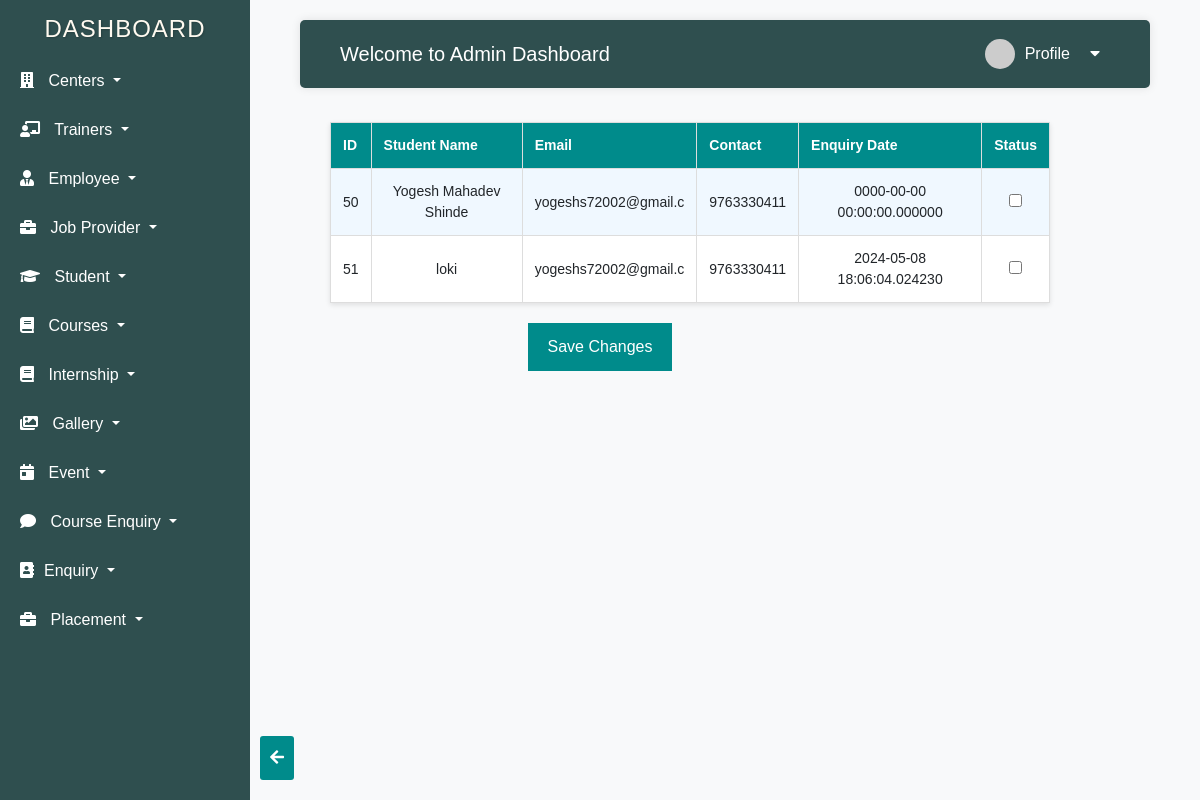
The page /admin/coursenq_fetch.php on the database its author committed.
### tables this page shows
CREATE TABLE `courses_enq` (
  `t_enquiry_id` int(11) NOT NULL,
  `t_stud_nm` varchar(30) NOT NULL,
  `t_stud_email` varchar(20) NOT NULL,
  `t_stud_contact` bigint(10) NOT NULL,
  `t_enq_date` timestamp(6) NOT NULL DEFAULT current_timestamp(6) ON UPDATE current_timestamp(6),
  `status` int(2) NOT NULL
);

### admin/coursenq_fetch.php (the view, shortened to what this page needs)
<!DOCTYPE html>
<html lang="en">
<head>
</head>
<body>
<?php include "a_dashb.php";  ?>
    <br>
    <form method="post" action="coursenq_status.php">
        <table>
            <tr>
                <th>ID</th>
                <th>Student Name</th>
                <th>Email</th>
                <th>Contact</th>
                <th>Enquiry Date</th>
                <th>Status</th>
            </tr>
            <?php
            $servername = "localhost";
            $username = "root";
            $password = "";
            $database = "tnp_k";
            $conn = new mysqli($servername, $username, $password, $database);
            $sql = "SELECT * FROM courses_enq";
            $result = $conn->query($sql);
            if ($result->num_rows > 0) {
                while ($row = $result->fetch_assoc()) {
                    $id = $row["t_enquiry_id"];
                    $stud_name = $row["t_stud_nm"];
                    $email = $row["t_stud_email"];
                    $contact = $row["t_stud_contact"];
                    $enq_date = $row["t_enq_date"];
                    $status = $row["status"];
                    echo "<tr>";
                    echo "<td>$id</td>";
                    echo "<td>$stud_name</td>";
                    echo "<td>$email</td>";
                    echo "<td>$contact</td>";
                    echo "<td>$enq_date</td>";
                    echo "<td><input type='checkbox' name='status[]' value='$id'";
                     if ($status == 1) {
                        echo " checked";
                    }
                    echo "></td>";
                    echo "</tr>";
                }
            } else {
                echo "<tr><td colspan='7'>No records found</td></tr>";
            }
            ?>
        </table>
<div class="button-container">
    <button type="submit">Save Changes</button>
</div>
</form>
<div class="button-container2">
<a href="admindash2.php"><i class="fas fa-arrow-left"></i></a>
</div>
</body>
</html>

### admin/coursenq_fetch.php (style rules this page uses)
body { margin: 0; padding: 0; font-family: Arial, sans-serif; }
table { width: 60%; margin-top: -70px; border-collapse: collapse; background-color: #fff; box-shadow: 0 2px 5px rgba(0, 0, 0, 0.1); margin-left: auto; margin-right: 150px; padding: 20px; }
th, td { padding: 12px; text-align: center; font-size: 14px; border: 1px solid #ddd; }
th { background-color: #008B8B; color: white; }
tr:nth-child(even) { background-color: #f0f8ff; }
.button-container { text-align: center; margin-top: 20px; }
button { padding: 12px 20px; font-size: 14px; border: none; background-color: #008B8B; color: white; cursor: pointer; border-radius: 4px; }
.button-container2 { position: fixed; bottom: 20px; left: 260px; z-index: 999; }
.button-container2 a { display: inline-block; padding: 10px; background-color: #008B8B; color: white; border-radius: 3px; text-decoration: none; }

### admin/a_dashb.php (style rules this page uses)
body { font-family: Arial, sans-serif; background-color: #f8f9fa; margin: 0; padding: 0; }

### rows shown on the page
courses_enq: t_enquiry_id "50", t_stud_nm "Yogesh Mahadev Shinde", t_stud_email "yogeshs72002@gmail.c", t_stud_contact "9763330411", t_enq_date "0000-00-00 00:00:00.000000"
courses_enq: t_enquiry_id "51", t_stud_nm "loki", t_stud_email "yogeshs72002@gmail.c", t_stud_contact "9763330411", t_enq_date "2024-05-08 18:06:04.024230"
